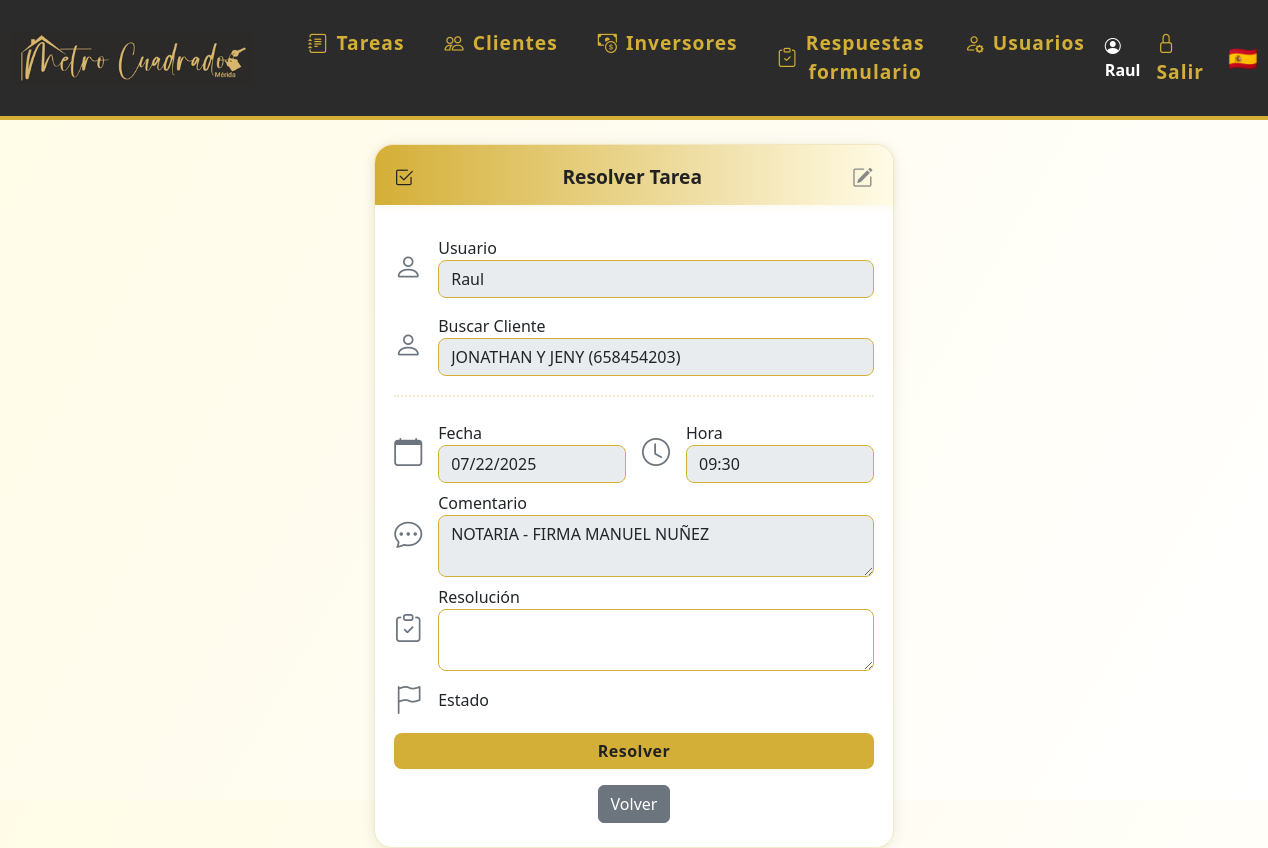
Page /editar_tarea/34 (signed in) on the earlier database version.
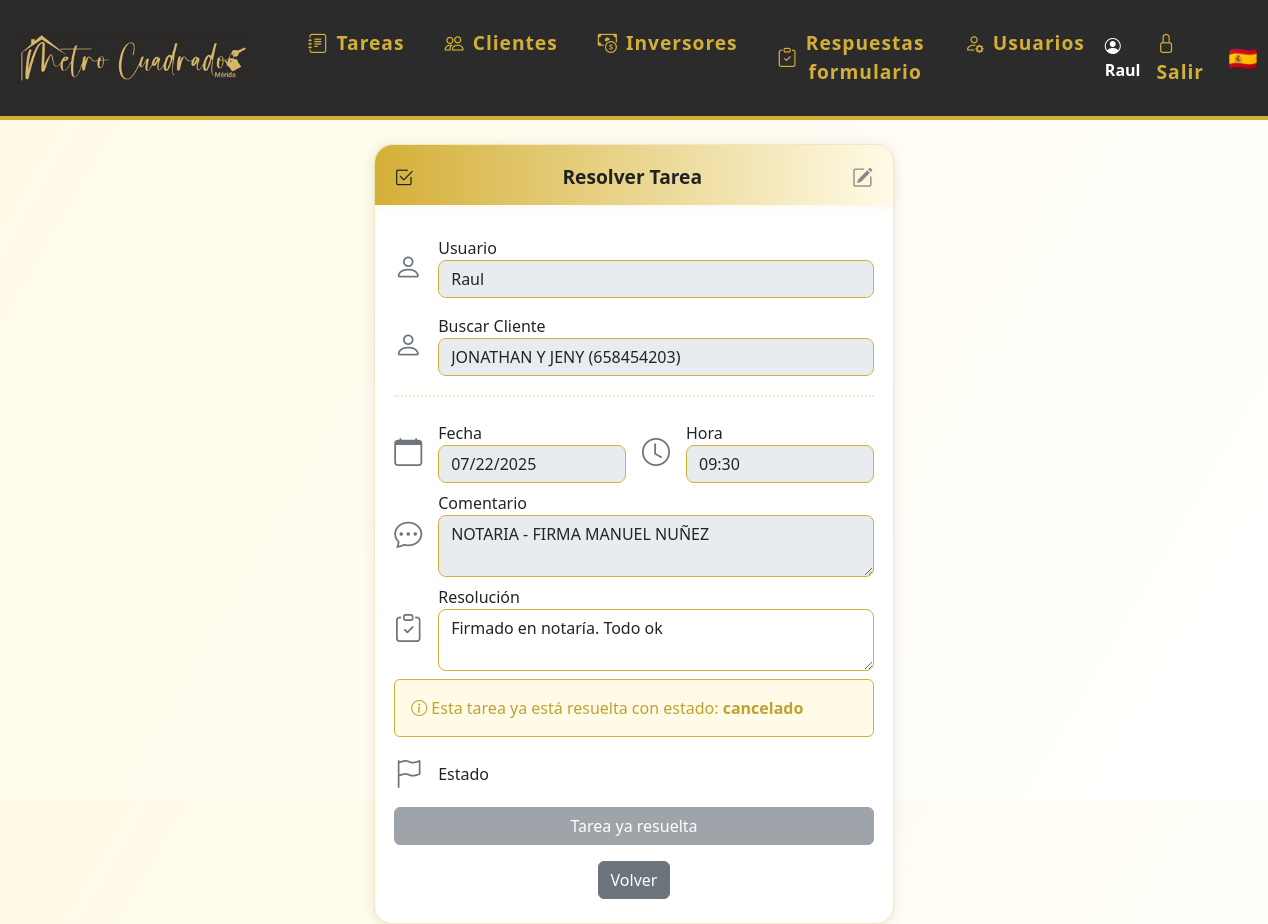
Same page on the later database version.
### models.py (models this page shows)
class Tarea(db.Model):
    id = db.Column(db.Integer, primary_key=True)
    usuario_id = db.Column(db.Integer, db.ForeignKey('usuario.id'))
    cliente_id = db.Column(db.Integer, db.ForeignKey('cliente.id'))
    fecha = db.Column(db.Date, nullable=False)
    hora = db.Column(db.Time, nullable=True)
    comentario = db.Column(db.Text)
    resolucion = db.Column(db.Text)
    estado = db.Column(db.String(20), nullable=False, default='por_hacer')  # por_hacer, ha_comprado, ha_alquilado, cancelado
    cliente = db.relationship('Cliente', back_populates='tareas')
    usuario = db.relationship('Usuario', back_populates='tareas')

### app.py (the view, shortened to what this page needs)
@app.route('/editar_tarea/<int:tarea_id>', methods=['GET', 'POST'])
@login_required
def editar_tarea(tarea_id):
    tarea = Tarea.query.get_or_404(tarea_id)
    modo = request.args.get('modo') or request.form.get('modo')
    if modo == 'editar':
        form = CrearTareaForm(obj=tarea)
        form.usuario_id.choices = [(u.id, u.nombre) for u in Usuario.query.all()]
        if request.method == 'GET':
            form.usuario_id.data = tarea.usuario_id
            form.cliente_id.data = tarea.cliente_id
            form.cliente_nombre.data = f"{tarea.cliente.nombre} ({tarea.cliente.telefono})" if tarea.cliente else ''
            form.fecha.data = tarea.fecha
            form.hora.data = tarea.hora.strftime('%H:%M') if tarea.hora else None
            form.comentario.data = tarea.comentario
        if form.validate_on_submit():
            tarea.fecha = form.fecha.data
            from datetime import datetime
            if isinstance(form.hora.data, str):
                tarea.hora = datetime.strptime(form.hora.data, '%H:%M').time()
            else:
                tarea.hora = form.hora.data
            tarea.comentario = form.comentario.data
            try:
                db.session.commit()
                from google_calendar import crear_evento_google_calendar_desde_tarea
                try:
                    crear_evento_google_calendar_desde_tarea(tarea)
                except Exception as e:
                    flash(f'La tarea se guardó, pero no se pudo crear el evento en Google Calendar: {e}', 'warning')
                flash('Tarea actualizada correctamente.')
                return redirect(url_for('dashboard'))
            except Exception as e:
                db.session.rollback()
                flash(f'Error al actualizar la tarea: {e}')
        tarea_resuelta = tarea.estado != 'por_hacer'
        return render_template('editar_tarea.html', form=form, tarea=tarea, tarea_resuelta=tarea_resuelta, modo='editar')
    else:
        form = ResolverTareaForm(obj=tarea)
        form.usuario_id.choices = [(u.id, u.nombre) for u in Usuario.query.all()]
        if request.method == 'GET':
            form.usuario_id.data = tarea.usuario_id
            if tarea.cliente:
                form.cliente_nombre.data = f"{tarea.cliente.nombre} ({tarea.cliente.telefono})"
                form.cliente_id.data = tarea.cliente_id
                form.estado.data = tarea.estado
        form.estado.render_kw = {'style': 'display:none;'}
        tarea_resuelta = tarea.estado != 'por_hacer'
        return render_template('editar_tarea.html', form=form, tarea=tarea, tarea_resuelta=tarea_resuelta, modo='resolver')

### forms.py
class ResolverTareaForm(FlaskForm):
    usuario_id = SelectField('Usuario', coerce=int, choices=[], validators=[DataRequired()])
    cliente_id = HiddenField('Cliente ID', validators=[Optional()])
    cliente_nombre = StringField('Buscar Cliente', validators=[Optional()])
    fecha = DateField('Fecha', validators=[DataRequired()])
    comentario = TextAreaField('Comentario')
    resolucion = TextAreaField('Resolución')
    estado = SelectField('Estado', choices=[('por_hacer', 'Por hacer'), ('pendiente', 'Standby'), ('cancelado', 'Cancelado'), ('reagendada', 'Reagendada')], validators=[DataRequired()])
    submit = SubmitField('Resolver tarea')

### app.py (called while the page is built)
@login_manager.user_loader
def load_user(user_id):
    return Usuario.query.get(int(user_id))

### templates/editar_tarea.html (shortened to what this page needs)
{% extends 'base.html' %}
{% block content %}
<div class="card" style="max-width:520px;width:100%;margin:auto;position:relative;">
  <div class="card-header-gradient d-flex justify-content-between align-items-center">
    <span class="icon"><i class="bi bi-check2-square"></i></span> Resolver Tarea
    <a href="{{ url_for('editar_tarea', tarea_id=tarea.id, modo='editar') }}" id="btn-editar-tarea" class="btn btn-link p-0 m-0" style="color:#888; font-size:1.3rem; text-decoration:none;" title="Editar tarea">
      <i class="bi bi-pencil-square"></i>
    </a>
  </div>
  <form method="POST" id="resolver-form" style="padding:0.7rem 0 0 0;">
      <div class="d-flex align-items-center gap-3 mb-3">
          <i class="bi bi-person fs-3 text-secondary"></i>
          <div class="w-100">
              {{ form.usuario_id.label }}
              {{ form.usuario_id(class_='form-control', disabled=true) }}
          </div>
      </div>
      <div class="d-flex align-items-center gap-3 mb-3">
          <i class="bi bi-person fs-3 text-secondary"></i>
          <div class="w-100 position-relative">
              {{ form.cliente_nombre.label }}
              {{ form.cliente_nombre(class_='form-control', disabled=true) }}
          </div>
      </div>
      <hr class="decor-sep">
      <div class="d-flex gap-3">
        <div class="d-flex align-items-center gap-3 mb-2 w-50">
            <i class="bi bi-calendar fs-3 text-secondary"></i>
            <div class="w-100">
                {{ form.fecha.label }}
                {{ form.fecha(class_='form-control', disabled=modo!='editar') }}
            </div>
        </div>
        <div class="d-flex align-items-center gap-3 mb-2 w-50">
            <i class="bi bi-clock fs-3 text-secondary"></i>
            <div class="w-100" style="min-width:120px;max-width:100%;">
                <label>Hora</label>
                {% if modo=='editar' %}
                  {{ form.hora(class_='form-control w-100') }}
                {% else %}
                  <input class="form-control w-100" value="{{ tarea.hora.strftime('%H:%M') if tarea.hora else '' }}" disabled>
                {% endif %}
            </div>
        </div>
      </div>
      <div class="d-flex align-items-center gap-3 mb-2">
          <i class="bi bi-chat-dots fs-3 text-secondary"></i>
          <div class="w-100">
              {{ form.comentario.label }}
              {{ form.comentario(class_='form-control', disabled=modo!='editar') }}
          </div>
      </div>
      <div class="d-flex align-items-center gap-3 mb-2">
          <i class="bi bi-clipboard-check fs-3 text-secondary"></i>
          <div class="w-100">
              {{ form.resolucion.label }}
              {{ form.resolucion(class_='form-control', rows=2, disabled=modo!='resolver') }}
          </div>
      </div>
      {% if tarea_resuelta %}
      <div class="alert alert-info">
        <i class="bi bi-info-circle"></i>
        Esta tarea ya está resuelta con estado: <strong>{{ tarea.estado }}</strong>
      </div>
      {% endif %}
      <div class="d-flex align-items-center gap-3 mb-2">
          <i class="bi bi-flag fs-3 text-secondary"></i>
          <div class="w-100">
              {{ form.estado.label }}
          </div>
      </div>
      <div id="resolver-btns">
        {% if modo=='editar' %}
          <button type="submit" class="btn btn-success w-100 mt-1" id="btn-guardar">Guardar</button>
        {% elif not tarea_resuelta %}
          <button type="button" class="btn btn-primary w-100 mt-1" id="btn-resolver">Resolver</button>
        {% else %}
          <button type="button" class="btn btn-secondary w-100 mt-1" disabled>Tarea ya resuelta</button>
        {% endif %}
      </div>
  </form>
  <div class="mt-3 text-center">
    {% if modo=='editar' %}
      <a href="{{ url_for('dashboard') }}" class="btn btn-secondary">Volver</a>
    {% else %}
      <button type="button" class="btn btn-secondary" onclick="window.history.back()">Volver</button>
    {% endif %}
  </div>
</div>
{% endblock %}

Differences in the rows shown:
changed Tarea "Raul": resolucion (not shown) → "Firmado en notaría. Todo ok"; estado (not shown) → "cancelado"
Other differences:
text no longer shown: "Resolver"
text now shown: "Esta tarea ya está resuelta con estado: Tarea ya resuelta"
